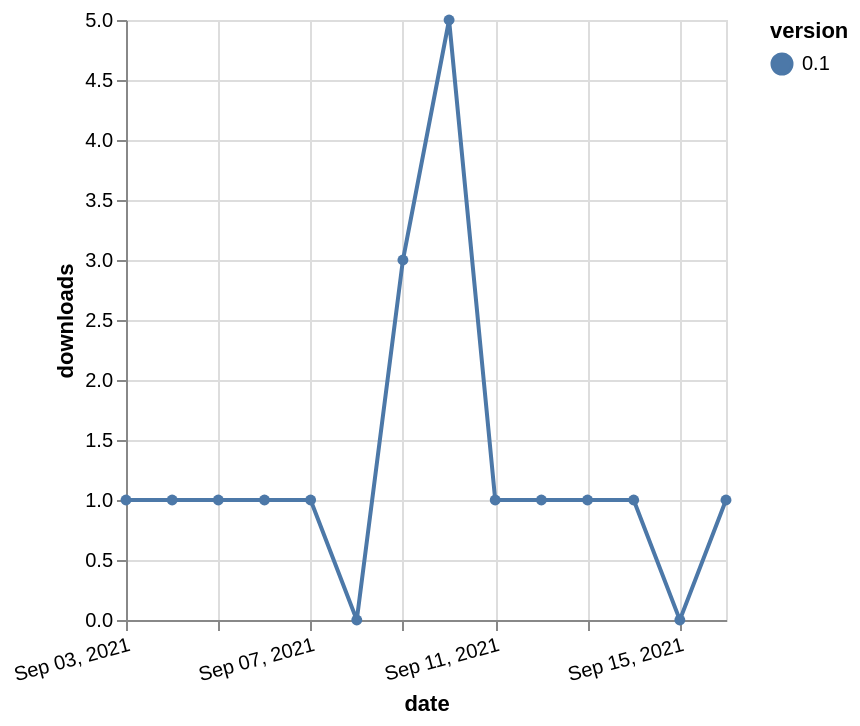

The specification (Vega-Lite) saved for this image:
### Vega-Lite specification from a JSON file in a GitHub repository (floating-point values rounded to 4 significant figures)
{"$schema": "https://vega.github.io/schema/vega-lite/v5.json", "description": "A simple bar chart with embedded data.", "data": {"values": [{"date": "2021-09-03", "total": 656, "delta": 1, "version": "0.1"}, {"date": "2021-09-04", "total": 657, "delta": 1, "version": "0.1"}, {"date": "2021-09-05", "total": 658, "delta": 1, "version": "0.1"}, {"date": "2021-09-06", "total": 659, "delta": 1, "version": "0.1"}, {"date": "2021-09-07", "total": 660, "delta": 1, "version": "0.1"}, {"date": "2021-09-08", "total": 660, "delta": 0, "version": "0.1"}, {"date": "2021-09-09", "total": 663, "delta": 3, "version": "0.1"}, {"date": "2021-09-10", "total": 668, "delta": 5, "version": "0.1"}, {"date": "2021-09-11", "total": 669, "delta": 1, "version": "0.1"}, {"date": "2021-09-12", "total": 670, "delta": 1, "version": "0.1"}, {"date": "2021-09-13", "total": 671, "delta": 1, "version": "0.1"}, {"date": "2021-09-14", "total": 672, "delta": 1, "version": "0.1"}, {"date": "2021-09-15", "total": 672, "delta": 0, "version": "0.1"}, {"date": "2021-09-16", "total": 673, "delta": 1, "version": "0.1"}]}, "width": "container", "mark": {"type": "line", "point": {"filled": true}}, "encoding": {"x": {"field": "date", "type": "temporal", "timeUnit": "yearmonthdate", "title": "date", "axis": {"labelAngle": -15}}, "y": {"field": "delta", "type": "quantitative", "title": "downloads"}, "color": {"field": "version", "type": "nominal"}, "tooltip": {"field": "delta"}}}
